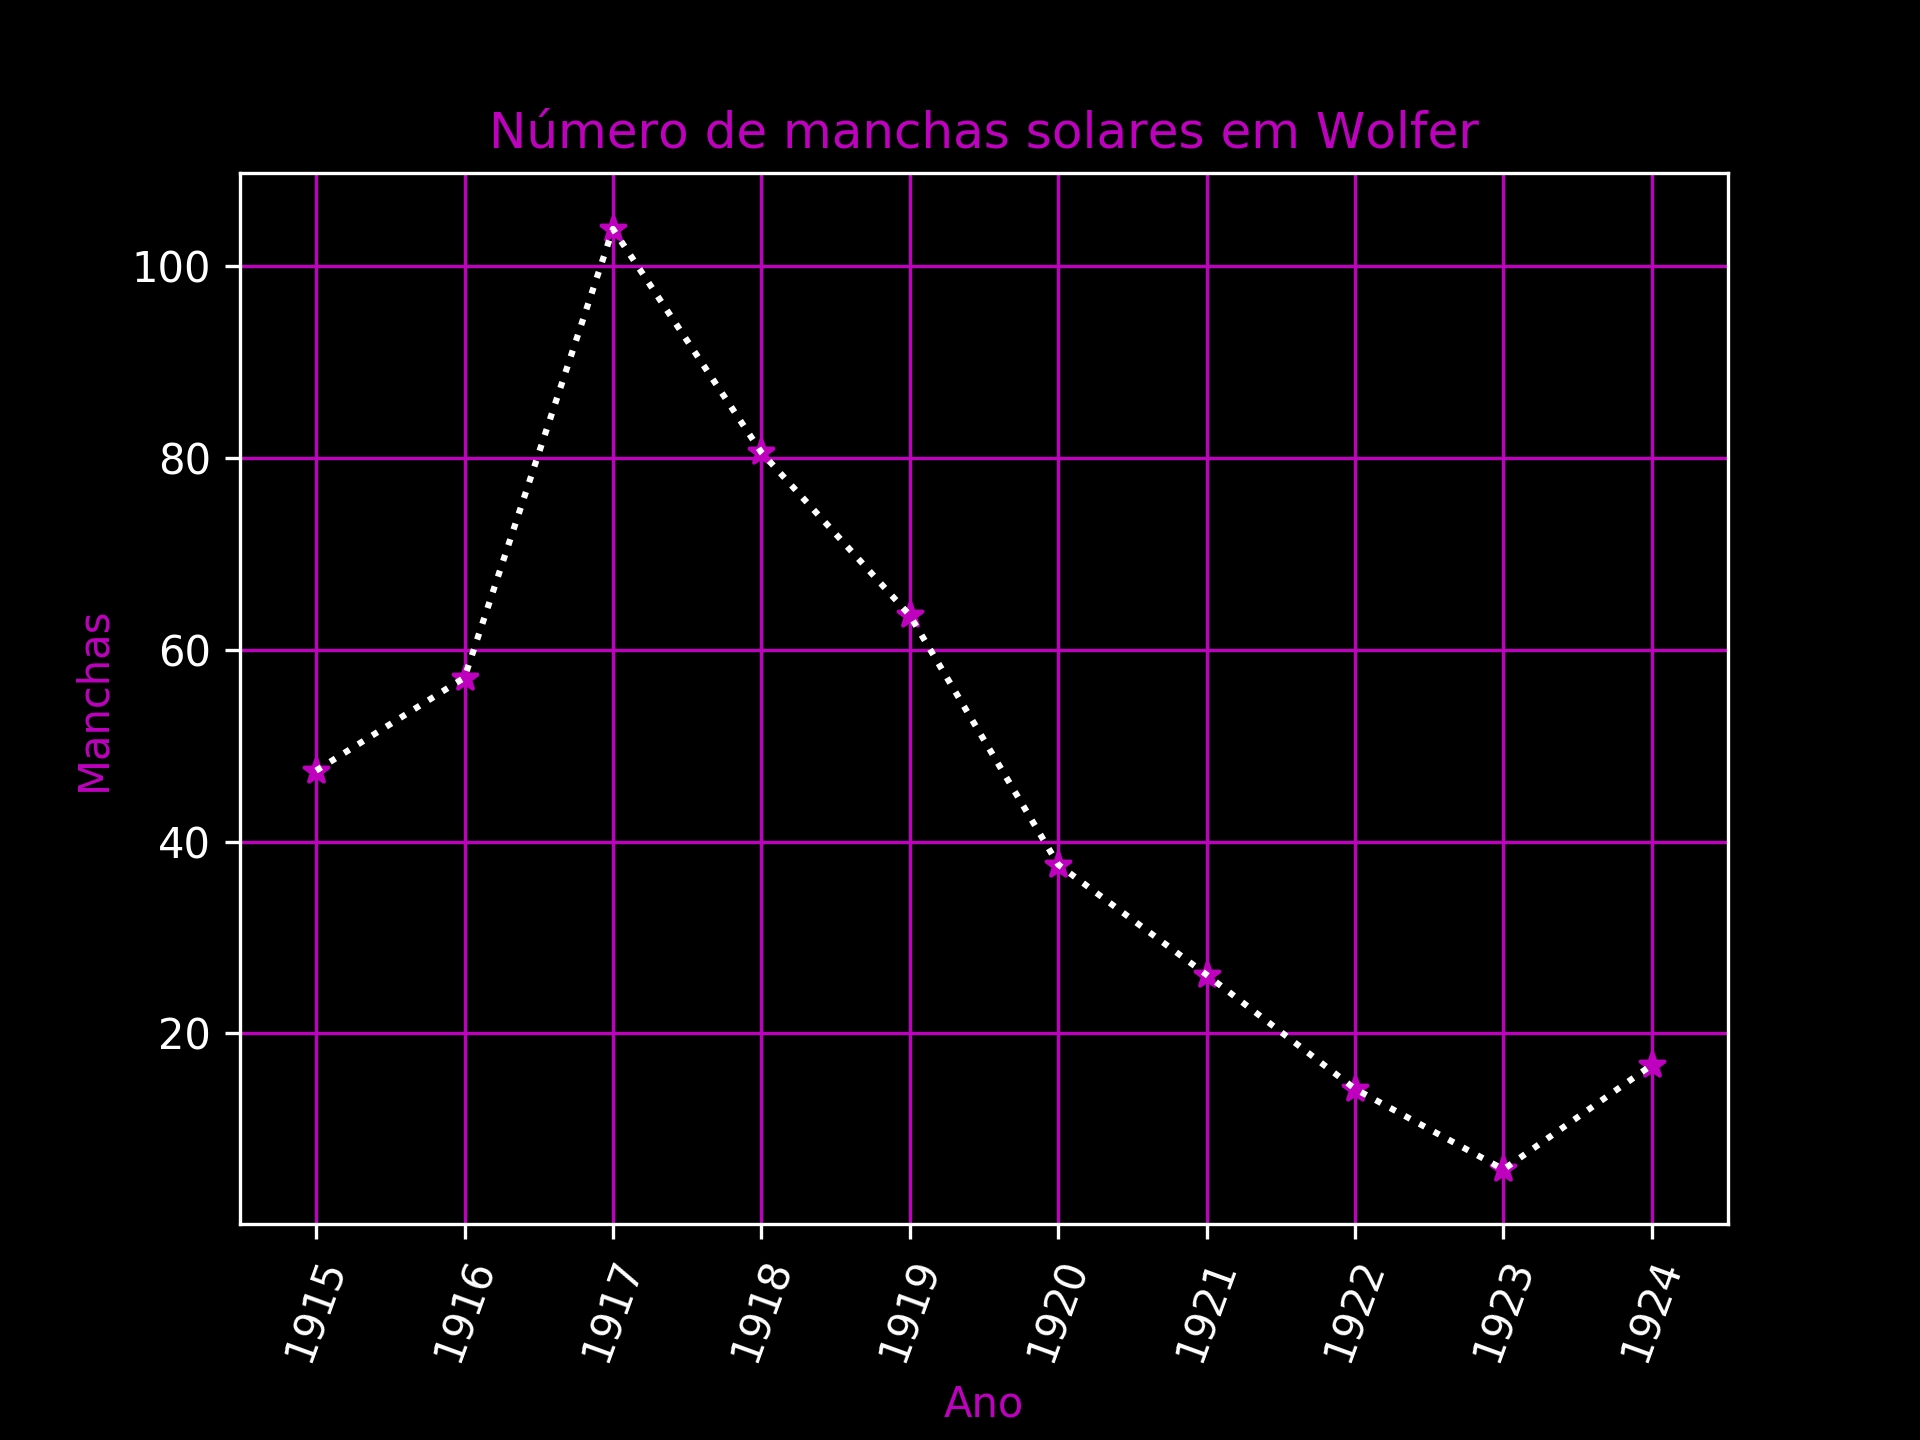

Recreate this plot in Python.
import pandas as pd
import matplotlib.pyplot as plt

manchas = pd.read_csv("a2_MANCHAS.csv")
manchas_tail = manchas.tail(10)


plt.style.use('dark_background')

plt.plot(manchas_tail.Ano, manchas_tail.manchas, ':', color='w')
plt.scatter(manchas_tail.Ano, manchas_tail.manchas, marker='*', color='m')
plt.title("Número de manchas solares em Wolfer", color='m')
plt.xticks(manchas_tail.Ano, manchas_tail.Ano, rotation='70')
plt.subplots_adjust(bottom=0.15)
plt.xlabel("Ano", color='m')
plt.ylabel("Manchas", color='m')
plt.grid(True, color='m')

plt.savefig("graph2.jpg", quality=100, optimize=True, dpi=300)